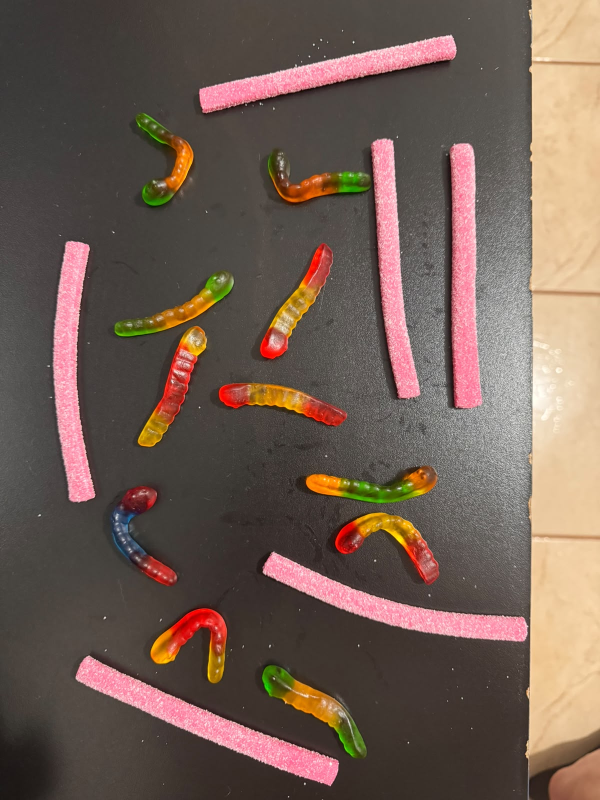
#> input picture Doces/Imagens e videos/Imagem 1.jpeg, 1200 x 1600 px (shown at 1/2 size)
$ python -i hsv.py   (imports and definitions only)
#> lines starting #> are read from the running program, lines starting #| are printed output that depends on the picture; after the words box and inside, x2 and y2 are one past the last pixel; in counts of white or black regions, pixels touching at a corner belong together
#> further down, picture is the input picture: shape (1600, 1200, 3); mean B, G, R 83.7, 94, 113.2
### Doces/doces_ferramentas/mask_utils.py
"""Auxiliares compartilhados para contornos e operações com máscaras binárias."""
import cv2
import numpy as np


# Cria elemento estruturante elíptico, utilizado nas operações morfológicas.
# O tamanho é no mínimo 3 e sempre ímpar: int(size) | 1 ativa o último bit.
def kernel(size):
    return cv2.getStructuringElement(
        cv2.MORPH_ELLIPSE,
        (max(3, int(size) | 1),) * 2)


# Encontra contornos externos da máscara binária;
# CHAIN_APPROX_SIMPLE reduz pontos redundantes nas bordas.
def contours(mask):
    return cv2.findContours(
        mask,
        cv2.RETR_EXTERNAL,
        cv2.CHAIN_APPROX_SIMPLE)[0]


# Reconstrói regiões sólidas preenchendo seus contornos externos.
# [11 lines left out: functions filled, contour_mask, not called in this run]

### Doces/doces_ferramentas/hsv.py
"""Segmentação por cor no espaço HSV.

H representa o matiz; S, a saturação; V, o brilho. As faixas selecionam
pixels de cada cor e geram máscaras binárias. No OpenCV, H usa 0..179;
S e V usam 0..255. Os limites principais são lidos do config.json.
"""
from __future__ import annotations

import cv2
import numpy as np

from .mask_utils import contours, kernel


# Segmentação por cor: devolve máscara branca (255) para pixels
# dentro do intervalo HSV e preta (0) para os demais.
def in_range(hsv, limits):
    return cv2.inRange(hsv, np.array(limits[0], np.uint8), np.array(limits[1], np.uint8))


# [115 lines left out: functions prepare_hsv, pink_mask, tool_mask, gummy_mask, metal_mask, gummy_color_valid and 2 more, not called in this run]


# Heurística para vídeo: busca grandes regiões HSV compatíveis com pele.
# Quando encontra provável mão, processing.py pausa temporariamente
# a atualização do rastreamento, para evitar entradas/saídas falsas.
# Não é um detector de mãos treinado; pode errar conforme a iluminação.
def hand_present(frame):
    hsv = cv2.cvtColor(cv2.GaussianBlur(frame, (9, 9), 0), cv2.COLOR_BGR2HSV)
#> hsv: shape (1600, 1200, 3); mean H, S, V 28.5, 58.3, 113.7
    # Faixa HSV aproximada usada para marcar pixels com aspecto de pele.
    skin = cv2.inRange(hsv, np.array([0, 35, 100]), np.array([25, 145, 255]))
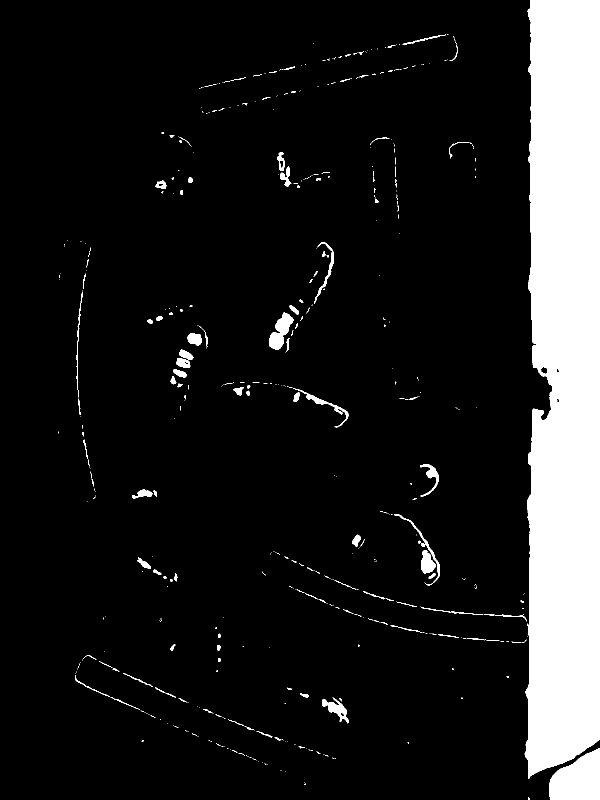
#> skin: shape (1600, 1200) (shown at 1/2 size); 12.2% white; 499 white regions (380 under 20 px), largest, box (x1, y1, x2, y2) and area: (1049, 0, 1200, 1558) 209749, (1098, 1497, 1200, 1600) 7734, (538, 625, 587, 699) 1798
    # Remove pontos pequenos, preservando regiões maiores.
    skin = cv2.morphologyEx(skin, cv2.MORPH_OPEN, kernel(9))
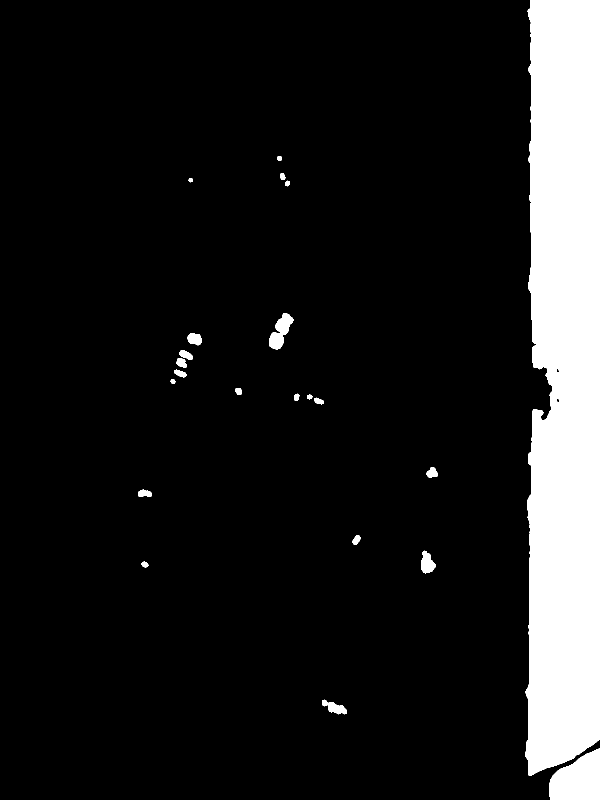
#> skin: shape (1600, 1200) (shown at 1/2 size); 11.7% white; 22 white regions, largest, box (x1, y1, x2, y2) and area: (1050, 0, 1200, 1552) 209507, (1098, 1497, 1200, 1600) 7733, (538, 626, 587, 699) 1779
    h, w = skin.shape
#> h = 1600; w = 1200
    for contour in contours(skin):
        x, y, bw, bh = cv2.boundingRect(contour)
        fraction = cv2.contourArea(contour) / (h * w)
        # Dá mais peso a regiões que tocam a borda (mão entrando na cena).
        border = x < 3 or y < 3 or x + bw > w - 4 or y + bh > h - 4
        if (fraction > .012 and border) or fraction > .04:
            return True
#> this loop made 22 passes
#> (x, y, bw, bh, fraction, border) on passes 1 to 12: (1098, 1497, 102, 103, 0.00394, True), (644, 1399, 50, 30, 0.00035, False), (283, 1123, 14, 12, 5.55e-05, False), (842, 1101, 30, 46, 0.000434, False), (705, 1070, 16, 20, 9.58e-05, False), (276, 979, 28, 15, 0.000145, False), (853, 934, 23, 22, 0.000157, False), (628, 795, 20, 14, 7.94e-05, False), (614, 789, 11, 10, 3.52e-05, False), (588, 787, 11, 15, 5.36e-05, False), (470, 776, 14, 14, 6.46e-05, False), (341, 758, 10, 10, 2.92e-05, False)
    return False

>>> import cv2
>>> picture = cv2.imread('../Imagens e videos/Imagem 1.jpeg')
>>> result = hand_present(picture)
#> result = True

$ run again, on Doces/Imagens e videos/Imagem 11.jpeg
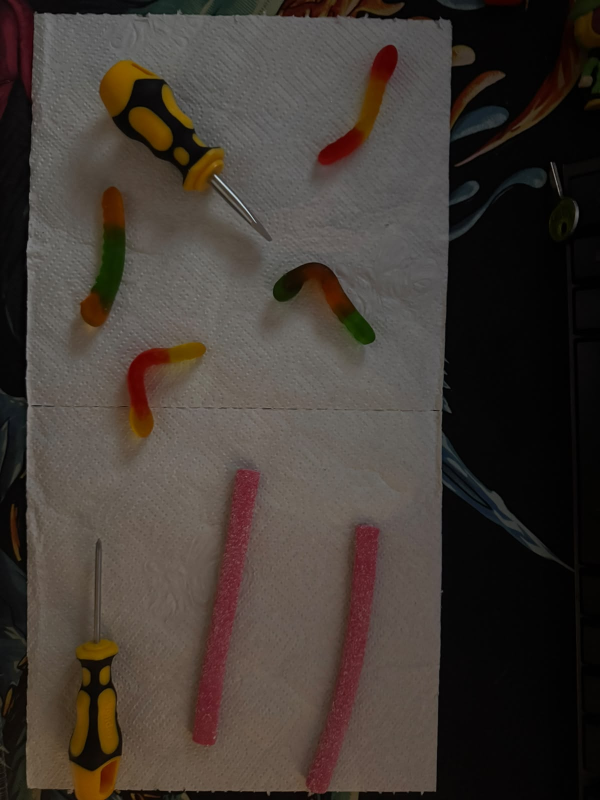
#> input picture Doces/Imagens e videos/Imagem 11.jpeg, 1200 x 1600 px (shown at 1/2 size)
#> picture is the input picture: shape (1600, 1200, 3); mean B, G, R 52.5, 58.4, 66.4
#> hsv: shape (1600, 1200, 3); mean H, S, V 28.7, 53.1, 66.7
#> in hand_present, `skin = cv2.inRange(hsv, np.array([0, 35, 100]), np.array([25, 145, 255..`:
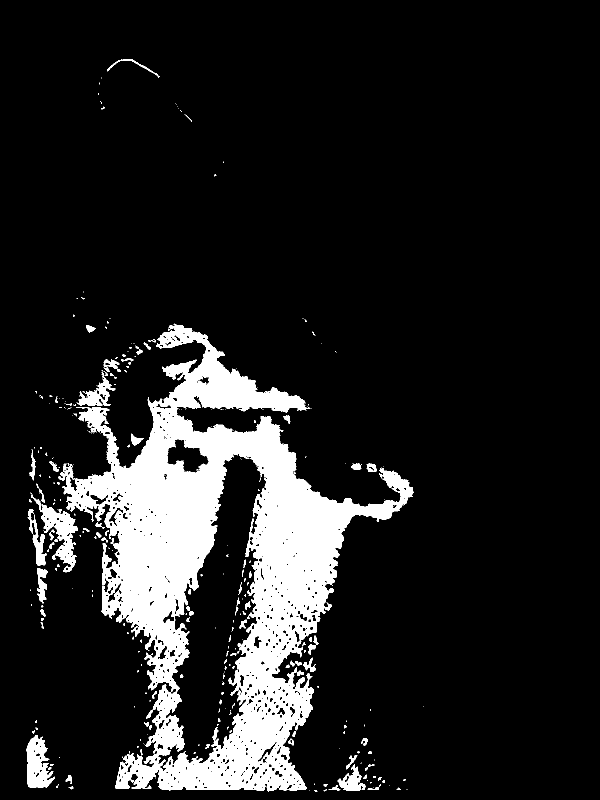
#> skin: shape (1600, 1200) (shown at 1/2 size); 12.5% white; 352 white regions (254 under 20 px), largest, box (x1, y1, x2, y2) and area: (117, 647, 827, 1583) 219580, (62, 989, 156, 1145) 4234, (53, 1470, 109, 1576) 3630
#> in hand_present, `skin = cv2.morphologyEx(skin, cv2.MORPH_OPEN, kernel(9))`:
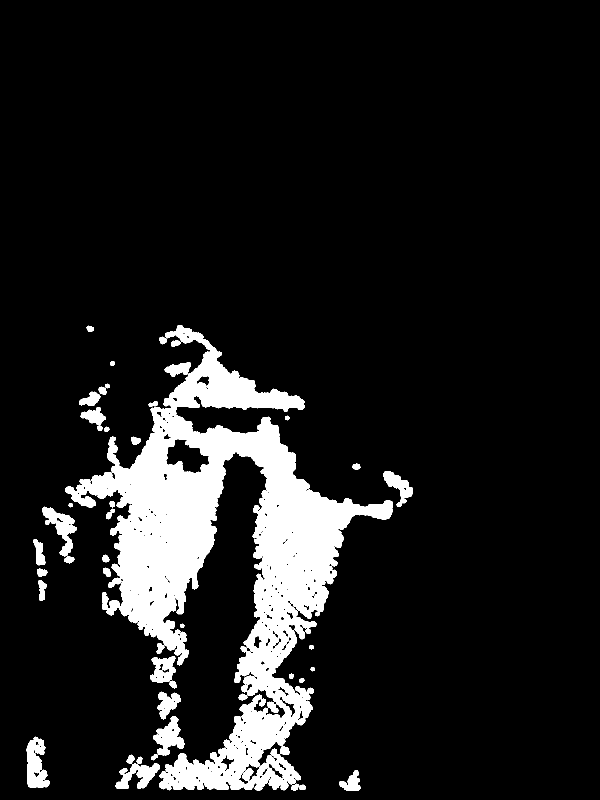
#> skin: shape (1600, 1200) (shown at 1/2 size); 10.8% white; 46 white regions, largest, box (x1, y1, x2, y2) and area: (130, 650, 786, 1581) 182719, (53, 1473, 100, 1576) 3024, (84, 1013, 154, 1113) 2631
#> the loop in hand_present, `for contour in contours(skin):` made 46 passes
#> (x, y, bw, bh, fraction) on passes 1 to 8: (582, 1567, 30, 14, 0.00012), (678, 1540, 43, 42, 0.000463), (484, 1536, 23, 26, 0.000162), (231, 1526, 89, 52, 0.00112), (273, 1513, 12, 15, 5.49e-05), (253, 1509, 16, 19, 8.98e-05), (302, 1508, 14, 13, 4.53e-05), (560, 1492, 19, 18, 0.000122)
#> result = True

$ run again, on Doces/Imagens e videos/Imagem 12.jpeg
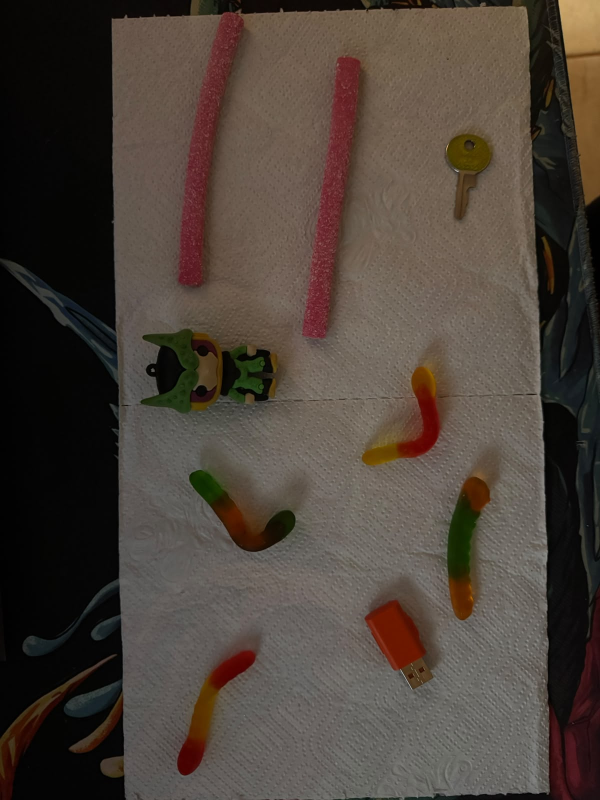
#> input picture Doces/Imagens e videos/Imagem 12.jpeg, 1200 x 1600 px (shown at 1/2 size)
#> picture is the input picture: shape (1600, 1200, 3); mean B, G, R 57.4, 65.5, 75.6
#> hsv: shape (1600, 1200, 3); mean H, S, V 23.5, 62.8, 76
#> in hand_present, `skin = cv2.inRange(hsv, np.array([0, 35, 100]), np.array([25, 145, 255..`:
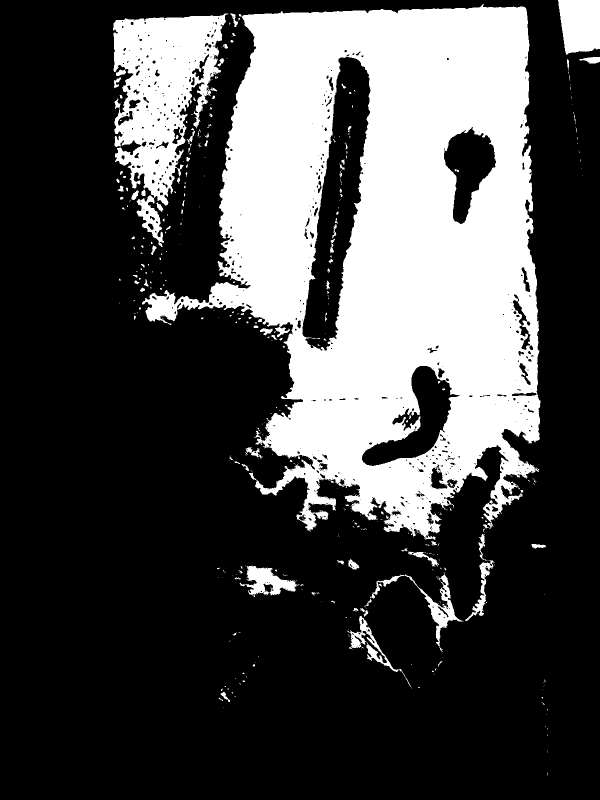
#> skin: shape (1600, 1200) (shown at 1/2 size); 29.1% white; 453 white regions (357 under 20 px), largest, box (x1, y1, x2, y2) and area: (284, 8, 1082, 1080) 481746, (226, 27, 457, 494) 51728, (1116, 0, 1200, 110) 7899
#> in hand_present, `skin = cv2.morphologyEx(skin, cv2.MORPH_OPEN, kernel(9))`:
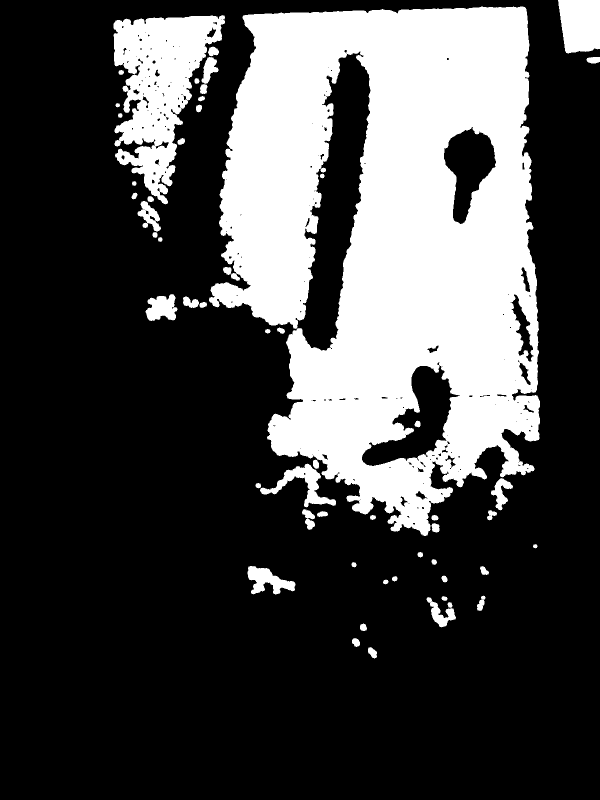
#> skin: shape (1600, 1200) (shown at 1/2 size); 27.6% white; 54 white regions, largest, box (x1, y1, x2, y2) and area: (418, 13, 1080, 1072) 458290, (227, 30, 450, 409) 42962, (1116, 0, 1200, 107) 7881
#> the loop in hand_present, `for contour in contours(skin):` made 51 passes
#> (x, y, bw, bh, fraction, border) on passes 1 to 8: (736, 1294, 18, 23, 0.000125, False), (704, 1276, 16, 18, 9.53e-05, False), (720, 1247, 14, 15, 7.4e-05, False), (895, 1204, 10, 12, 3.54e-05, False), (853, 1194, 59, 61, 0.000652, False), (883, 1192, 12, 10, 3.54e-05, False), (954, 1191, 17, 31, 0.000132, False), (766, 1159, 11, 10, 3.28e-05, False)
#> result = True
